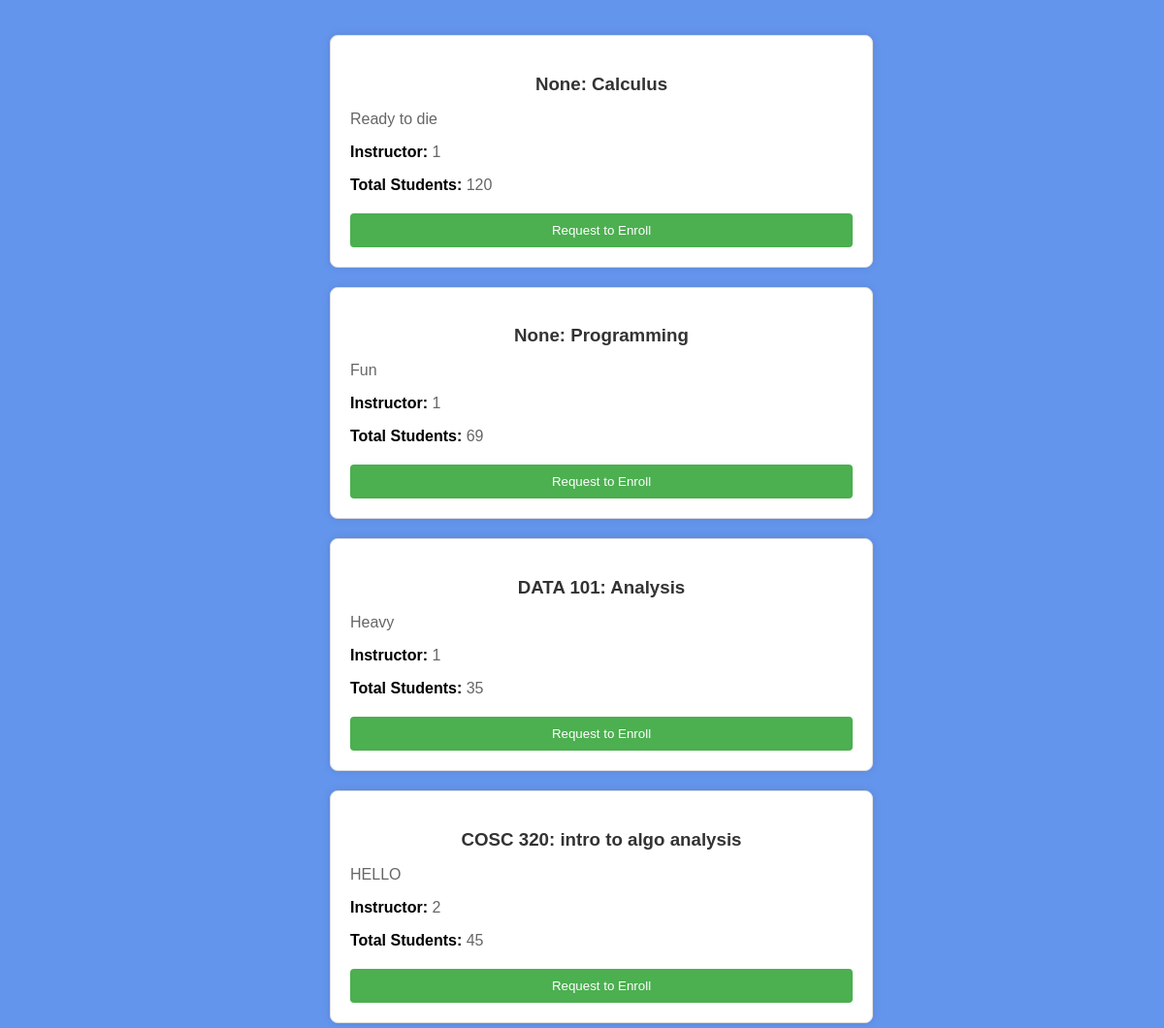
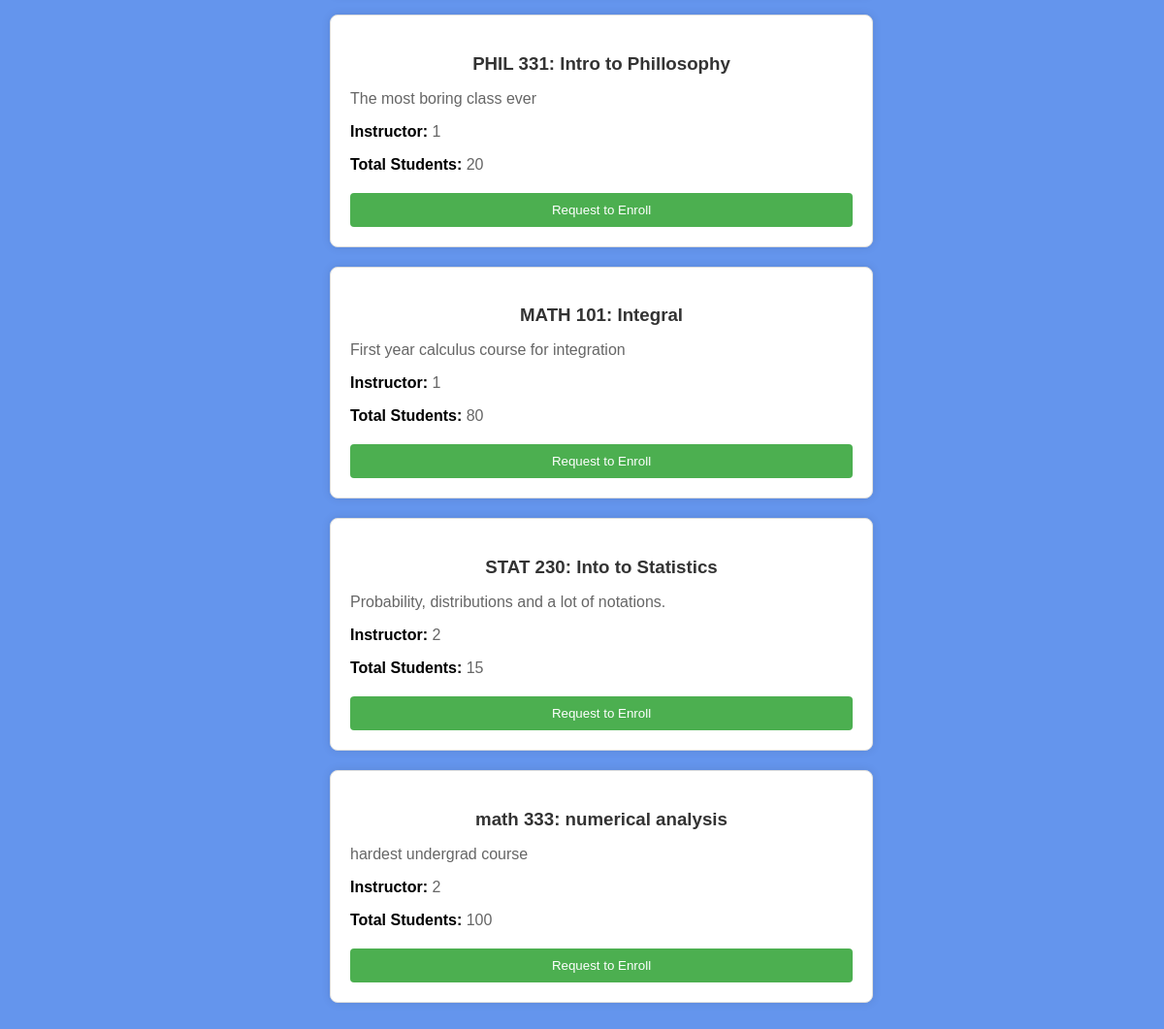
The app's page /enroll-courses with its own data (2 pictures, top to bottom).
### website/models.py (models this page shows)
class Course(db.Model):
    __tablename__ = 'courses'
    id = db.Column(db.Integer, primary_key=True)
    course_code = db.Column(db.Integer(), unique = True)
    course_name = db.Column(db.String(150))
    course_limit = db.Column(db.Integer)
    course_desc = db.Column(db.String(1000))
    teacher_id = db.Column(db.Integer, db.ForeignKey('users.id'))

### website/views.py (the view)
@views.route('/enroll-courses')
def display_courses():
    courses = Course.query.all()
    return render_template('enrollCourse.html', user=current_user, courses=courses)

### website/templates/EnrollCourse.html (shortened to what this page needs)
<!DOCTYPE html>
<html lang="en">
<head>
  <link rel="stylesheet" href="../static/css/enrollCourse.css">
</head>
<body>
  <div class="courseList">
    <ul>
      {% for course in courses %}
      <li>
        <div class="course">
          <h3>{{ course.course_code }}: {{ course.course_name }}</h3>
          <p>{{ course.course_desc }}</p>
          <p><strong>Instructor: </strong>{{ course.teacher_id }}</p>
          <p><strong>Total Students: </strong>{{ course.course_limit }}</p>
          <form method="POST" action="{{ url_for('views.createRequest') }}">
            <input type="submit" class="enrollButton" value="Request to Enroll">
          </form>
        </div>
      </li>
      {% endfor %}
    </ul>
  </div>
</body>
</html>

### website/static/css/EnrollCourse.css (style rules this page uses)
body { font-family: 'Arial', sans-serif; margin: 0; padding: 0; background-color: #6495ED; }
.courseList { width: 100%; max-width: 600px; margin: auto; padding: 20px; }
ul { list-style-type: none; }
.course { background: #ffffff; border: 1px solid #ddd; padding: 20px; border-radius: 8px; box-shadow: 0 0 10px rgba(0, 0, 0, 0.1); margin-bottom: 20px; }
.course h3 { color: #333; text-align: center; margin-bottom: 15px; }
.course p { color: #666; margin-bottom: 10px; }
.course p strong { color: #000; }
.enrollButton { background-color: #4CAF50; color: white; width: 100%; text-align: center; border: none; padding: 10px 15px; border-radius: 4px; cursor: pointer; display: block; margin-top: 20px; }

### records on screen
Course: course_code "None", course_name "Calculus", course_desc "Ready to die", teacher_id "1", course_limit "120"
Course: course_code "None", course_name "Programming", course_desc "Fun", teacher_id "1", course_limit "69"
Course: course_code "DATA 101", course_name "Analysis", course_desc "Heavy", teacher_id "1", course_limit "35"
Course: course_code "COSC 320", course_name "intro to algo analysis", course_desc "HELLO", teacher_id "2", course_limit "45"
Course: course_code "PHIL 331", course_name "Intro to Phillosophy", course_desc "The most boring class ever", teacher_id "1", course_limit "20"
Course: course_code "MATH 101", course_name "Integral", course_desc "First year calculus course for integration", teacher_id "1", course_limit "80"
Course: course_code "STAT 230", course_name "Into to Statistics", course_desc "Probability, distributions and a lot of notations.", teacher_id "2", course_limit "15"
Course: course_code "math 333", course_name "numerical analysis", course_desc "hardest undergrad course", teacher_id "2", course_limit "100"
